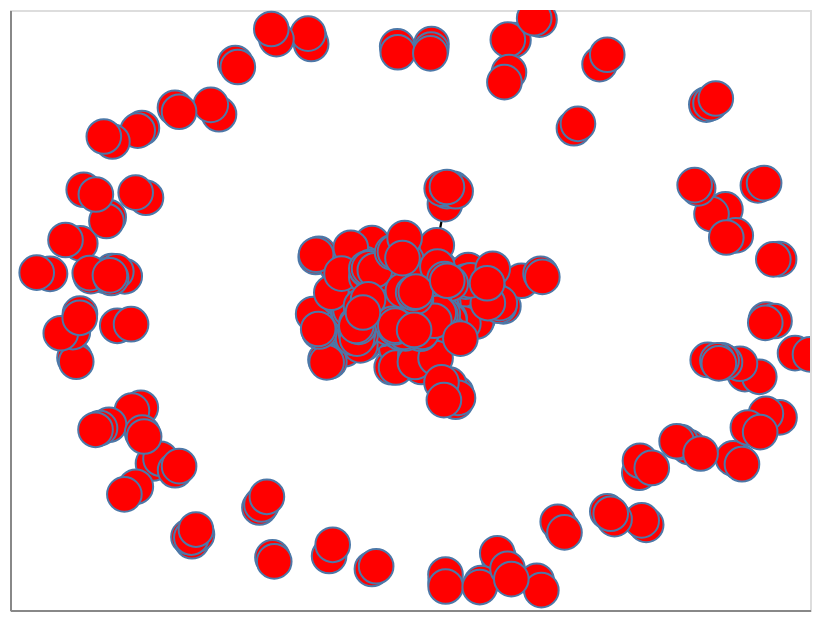

Here is the notebook cell this chart was saved with:
### Code cell
G = nx.Graph()

G.add_nodes_from(nodes)
for nodes, value in edges.items():
    G.add_edge(nodes[0], nodes[1], weight = value)

pos = nx.spring_layout(G)

# Draw the graph using Altair
viz = nxa.draw_networkx(
    G, 
    pos=pos,
    width='weight',
    edge_color='black',
    )
viz.interactive()

### Figure 1 — Vega-Lite specification as saved in the notebook (floating-point values rounded to 4 significant figures; data arrays with more than 128 entries replaced by an {"elided": "..."} marker saying what was removed)
{"config": {"view": {"continuousWidth": 400, "continuousHeight": 300}}, "layer": [{"data": {"name": "data-f84828ba49e720db9584edd630921993"}, "mark": {"type": "line", "color": "black", "opacity": 1}, "encoding": {"detail": {"field": "edge", "type": "quantitative"}, "size": {"field": "weight", "legend": null, "type": "quantitative"}, "x": {"axis": {"grid": false, "labels": false, "ticks": false, "title": ""}, "field": "x", "type": "quantitative"}, "y": {"axis": {"grid": false, "labels": false, "ticks": false, "title": ""}, "field": "y", "type": "quantitative"}}, "selection": {"selector003": {"type": "interval", "bind": "scales", "encodings": ["x", "y"]}}}, {"data": {"name": "data-abb14a1defb800c4bb0cd368b02e898b"}, "mark": {"type": "point", "fill": "red", "opacity": 1, "size": 300, "strokeWidth": 1.0}, "encoding": {"x": {"axis": {"grid": false, "labels": false, "ticks": false}, "field": "x", "type": "quantitative"}, "y": {"axis": {"grid": false, "labels": false, "ticks": false}, "field": "y", "type": "quantitative"}}}], "$schema": "https://vega.github.io/schema/vega-lite/v4.17.0.json", "datasets": {"data-f84828ba49e720db9584edd630921993": {"elided": "1728 records"}, "data-abb14a1defb800c4bb0cd368b02e898b": {"elided": "566 records"}}}
